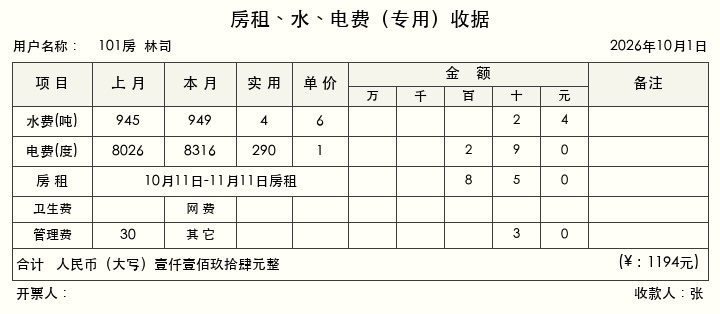
#> input picture 变电站/2026年10月/收据图片/101房_10月收据.jpg, 720 x 314 px, found by its file name; its folder holds only this picture in this run
$ python '生成打印图.py' --year 5 --month 5
#> lines starting #> are read from the running program, lines starting #| are printed output that depends on the picture
# -*- coding: utf-8 -*-
"""
【固化版】把 `收据图片/` 下的 jpg 拼成 A4 纵向打印图，每页 3 张垂直均匀分布。

用法：
    python 每月租金生成/通用/生成打印图.py --year 2026 --month 6
    python 每月租金生成/通用/生成打印图.py --year 2026 --month 6 --village 变电站

输入：
    {ROOT}/{village}/{year}年{month}月/收据图片/*.jpg

输出：
    {ROOT}/{village}/{year}年{month}月/打印/打印_第N页.jpg
    {ROOT}/{village}/{year}年{month}月/打印/{year}年{month}月打印.pdf   # 全部页面合并版，方便一次性打印

规格（铁律，禁止自由发挥）：
- 纸张 A4 纵向 @ 300dpi（2480 × 3508 px）
- 页边距 100 px
- 每页固定 3 张，垂直均匀分布；最后一页不足 3 张就实际放几张（不补白卡）
- 排序：按文件名前缀房号升序
- JPEG 质量 92；PDF 由 PIL 直接多页保存（A4 原始像素，无重压缩）
"""
import argparse
import os
import sys
from PIL import Image


A4_W, A4_H = 2480, 3508
MARGIN = 100
USABLE_W = A4_W - MARGIN * 2
USABLE_H = A4_H - MARGIN * 2
PER_PAGE = 3


def sort_key(fn):
    try:
        return int(fn.split("房")[0])
    except Exception:
        return 9999


def main():
    ap = argparse.ArgumentParser(description="把收据 jpg 拼成 A4 打印图（每页 3 张）")
    ap.add_argument("--year", type=int, required=True)
    ap.add_argument("--month", type=int, required=True)
    ap.add_argument("--village", default="官田村")
    ap.add_argument("--root", default=None)
    args = ap.parse_args()

    script_dir = os.path.dirname(os.path.abspath(__file__))
    # 脚本在 {root}/通用/ 下，root 默认 = 父目录
    root = args.root or os.path.dirname(script_dir)

    month_dir = os.path.join(root, args.village, f"{args.year}年{args.month}月")
    src = os.path.join(month_dir, "收据图片")
    dst = os.path.join(month_dir, "打印")

    if not os.path.isdir(src):
        print(f"❌ 找不到收据图片目录：{src}（请先跑 通用/导出收据图片.py）", file=sys.stderr)
        sys.exit(1)

    files = sorted(
        [f for f in os.listdir(src) if f.lower().endswith((".jpg", ".jpeg", ".png"))],
        key=sort_key,
    )
    if not files:
        print(f"❌ {src} 下没有图片", file=sys.stderr)
        sys.exit(1)

    os.makedirs(dst, exist_ok=True)

    # 用第一张图算等比缩放后的高度
    sample = Image.open(os.path.join(src, files[0]))
#> sample is the input picture: PIL image 720x314 RGB; mean R, G, B 239.3, 239.2, 231.7
    ratio = sample.size[0] / sample.size[1]
#> ratio = 2.29
    target_w = USABLE_W
    target_h = int(target_w / ratio)
#> target_h = 994

    pages = [files[i:i + PER_PAGE] for i in range(0, len(files), PER_PAGE)]

    print(f"📥 收据图片：{src}（{len(files)} 张）")
    print(f"📤 打印图：{dst}")
    print(f"📐 A4@300dpi {A4_W}×{A4_H}，每页 {PER_PAGE} 张，共 {len(pages)} 页")
    print()

    canvases = []  # 累积所有页面的 RGB Image，最后一次性打成 PDF
    for idx, page_files in enumerate(pages, 1):
        canvas = Image.new("RGB", (A4_W, A4_H), "white")
#> canvas: PIL image 2480x3508 RGB; every value is 255
        n = len(page_files)
        gap = (USABLE_H - target_h * n) // (n + 1) if n > 0 else 0
#> gap = 1157
        y = MARGIN + gap
#> y = 1257
        for fn in page_files:
            im = Image.open(os.path.join(src, fn)).convert("RGB").resize((target_w, target_h), Image.LANCZOS)
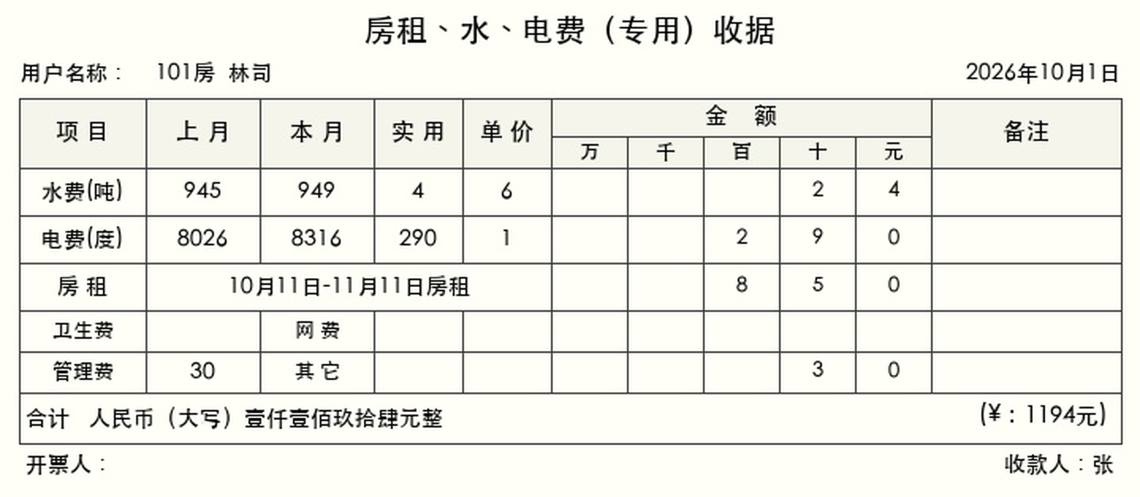
#> im: PIL image 2280x994 RGB (shown at 1/2 size); mean R, G, B 237.9, 237.8, 230.8
            canvas.paste(im, (MARGIN, y))
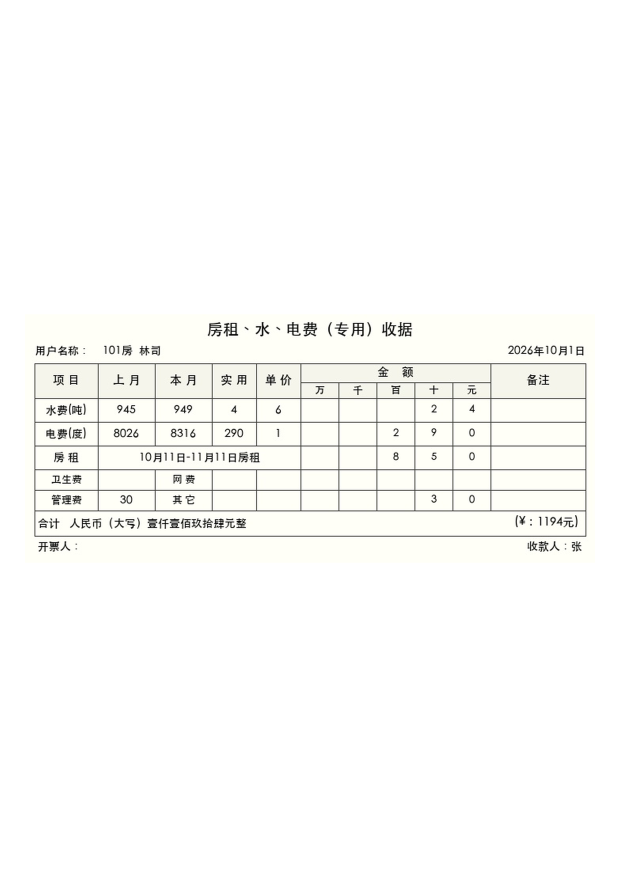
#> canvas: PIL image 2480x3508 RGB (shown at 1/4 size); mean R, G, B 250.5, 250.5, 248.7
            y += target_h + gap
#> y = 3408
        out = os.path.join(dst, f"打印_第{idx}页.jpg")
        canvas.save(out, "JPEG", quality=92)
        canvases.append(canvas)
        rooms = ', '.join(f.split('_')[0] for f in page_files)
        print(f"  ✅ 第{idx}页 ({n} 张：{rooms})")

    # 合并 PDF：A4@300dpi → 物理尺寸 8.27×11.69 英寸；一份 PDF 全部打印
    pdf_path = os.path.join(dst, f"{args.year}年{args.month}月打印.pdf")
    canvases[0].save(
        pdf_path,
        "PDF",
        resolution=300.0,
        save_all=True,
        append_images=canvases[1:],
    )
    print(f"  📄 合并 PDF：{pdf_path}")

    print(f"\n🎉 共 {len(pages)} 页打印图（jpg + pdf），源图 {len(files)} 张")


if __name__ == "__main__":
    main()

$ run again, on 变电站/2026年10月/收据图片/102房_10月收据.jpg
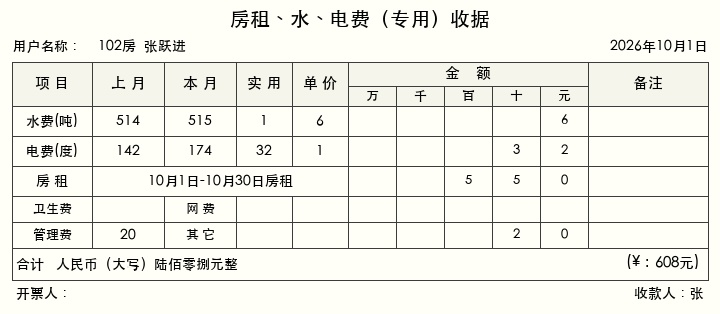
#> input picture 变电站/2026年10月/收据图片/102房_10月收据.jpg, 720 x 314 px, found by its file name
#> in main, sample is the input picture: PIL image 720x314 RGB; mean R, G, B 239.6, 239.5, 232
#> in main, `im = Image.open(os.path.join(src, fn)).convert("RGB").resize((target_w..`:
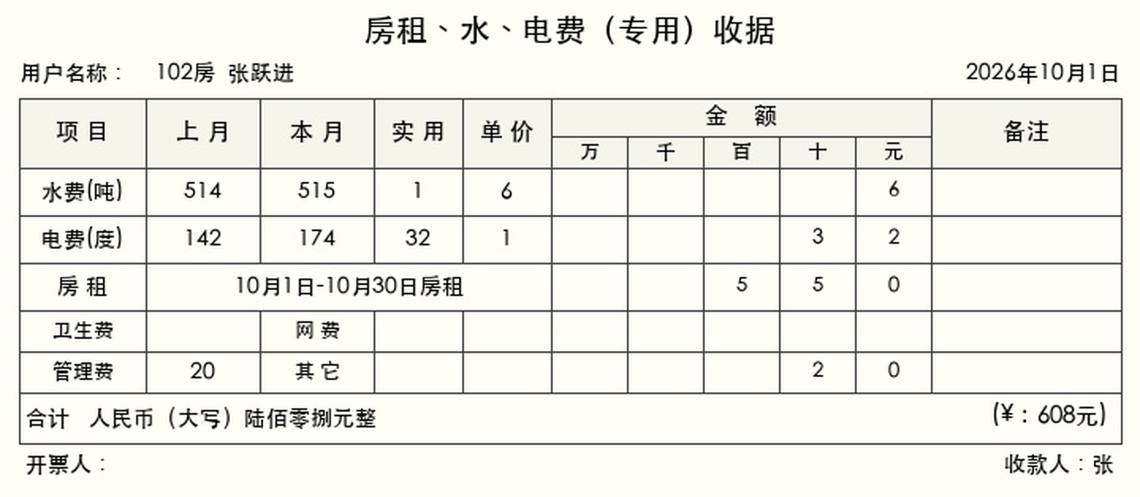
#> im: PIL image 2280x994 RGB (shown at 1/2 size); mean R, G, B 238.2, 238.1, 231.1
#> in main, `canvas.paste(im, (MARGIN, y))`:
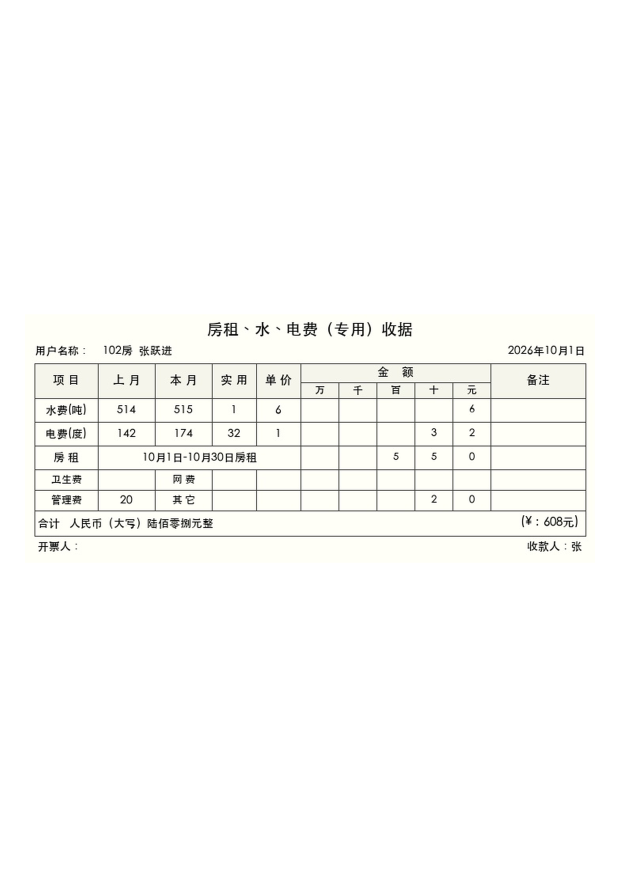
#> canvas: PIL image 2480x3508 RGB (shown at 1/4 size); mean R, G, B 250.6, 250.6, 248.8
